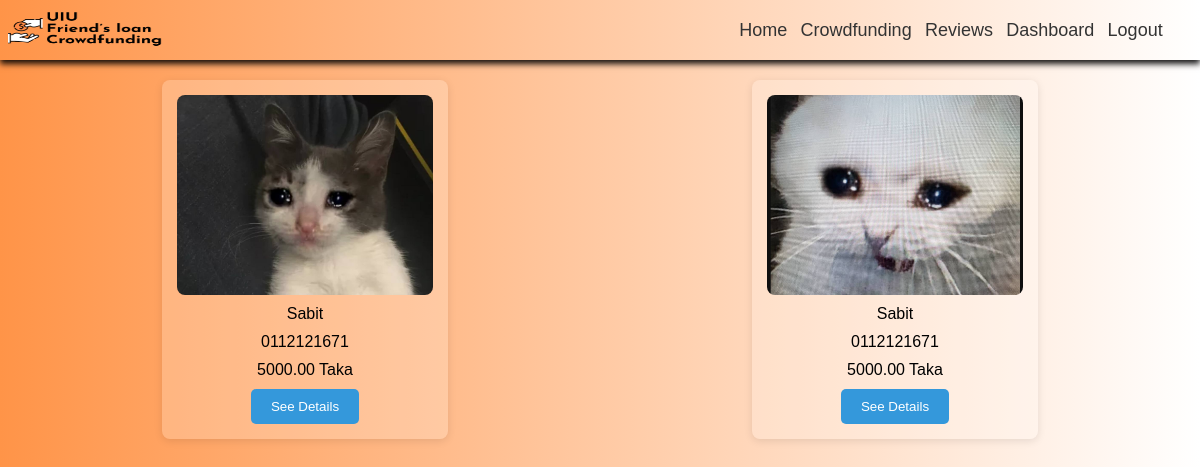
Page /loans.php (signed in) on the earlier database version.
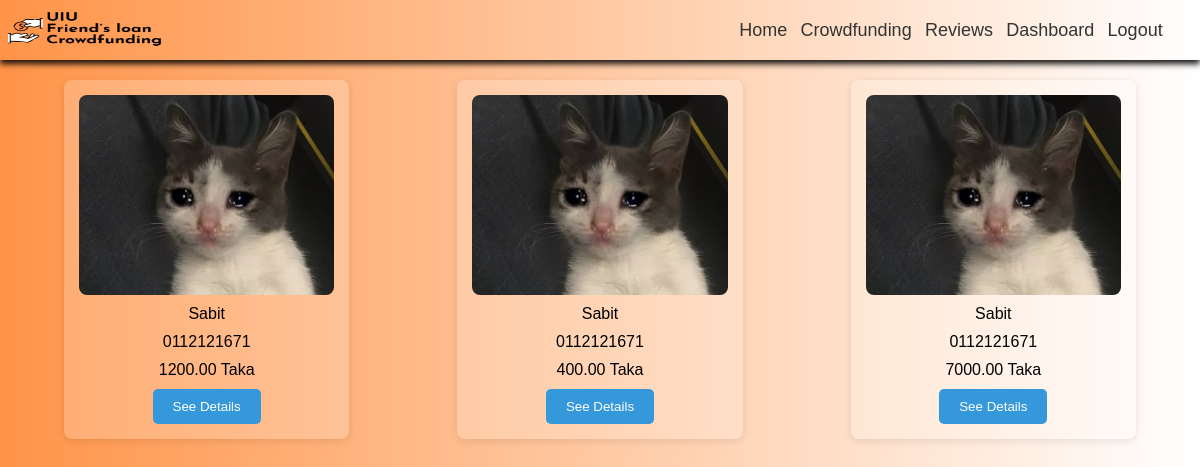
Same page on the later database version.
### tables this page shows
CREATE TABLE `loans` (
  `loan_id` int(11) NOT NULL,
  `user_id` int(11) NOT NULL,
  `amount` decimal(10,2) NOT NULL,
  `expected_return_date` date NOT NULL,
  `description` text DEFAULT NULL,
  `document` varchar(255) DEFAULT NULL,
  `status` enum('pending','approved','rejected') DEFAULT 'pending',
  `created_at` timestamp NOT NULL DEFAULT current_timestamp()
);

CREATE TABLE `users` (
  `user_id` int(11) NOT NULL,
  `username` varchar(100) NOT NULL,
  `email` varchar(100) NOT NULL,
  `password_hash` varchar(255) NOT NULL,
  `uiu_id` varchar(50) NOT NULL,
  `profile_image` varchar(255) DEFAULT NULL,
  `created_at` timestamp NOT NULL DEFAULT current_timestamp(),
  `phone` varchar(15) NOT NULL
);

### loans.php (the view, shortened to what this page needs)
<?php
$servername = "localhost";
$username = "root";
$password = "";
$dbname = "uiu-friends-loan-and-crowdfunding";
$conn = new mysqli($servername, $username, $password, $dbname);
$logged_in_user_id = $_SESSION['user_id'];
$query = "SELECT loans.loan_id, loans.amount, loans.document, loans.expected_return_date, users.username, users.uiu_id
          FROM loans
          JOIN users ON loans.user_id = users.user_id
          WHERE loans.status = 'pending' AND loans.user_id != ?";
$stmt = $conn->prepare($query);
$stmt->bind_param("i", $logged_in_user_id);
$stmt->execute();
$result = $stmt->get_result();
?>
<!DOCTYPE html>
<html lang="en">
<head>
    <link rel="stylesheet" href="css/style.css" />
</head>
<body>
    <header>
        <div>
            <img src="img/Brand Logo 1.png" alt="Brand Logo" id="logo" />
        </div>
        <nav>
            <a href="HomePage.php">Home</a>
            <a href="Donation.html" >Crowdfunding</a>
            <a href="Reviews.html">Reviews</a>
            <a href="Dashboard.html">Dashboard</a>
            <a href="login.html">Logout</a>
        </nav>
    </header>
    <main>
        <div class="loans">
            <?php
            if (mysqli_num_rows($result) > 0) {
                while ($row = mysqli_fetch_assoc($result)) {
                    echo '<div class="loan-card">';
                    echo '<img src="' . (!empty($row['document']) ? $row['document'] : 'img/Intersect.png') . '" alt="Loan Document" />';
                    echo '<p>' . htmlspecialchars($row['username']) . '</p>';
                    echo '<p>' . htmlspecialchars($row['uiu_id']) . '</p>';
                    echo '<p>' . htmlspecialchars($row['amount']) . ' Taka</p>';
                    echo '<button onclick="window.location.href=\'loan_details.php?id=' . $row['loan_id'] . '\'">See Details</button>';
                    echo '</div>';
                }
            } else {
                echo "<p>No loan requests available.</p>";
            }
            ?>
        </div>
    </main>
</body>
</html>

### css/style.css (style rules this page uses)
* { margin: 0; padding: 0; }
body { background: linear-gradient(to right, #FF9448, #FFFFFF); font-family: Arial, sans-serif; }
#logo { width: 155px; height: 65px; display: flex; justify-content: center; align-items: center; padding-left: 5%; }
header { height: 60px; width: 100%; display: flex; justify-content: center; align-items: center; flex-direction: row; justify-content: space-between; top: 0; left: 0; background-color: transparent; z-index: 1000; box-shadow: 0 4px 6px rgba(0, 0, 0, 0.9); }
nav { width: 450px; height: 60px; font-size: 18px; display: flex; justify-content: center; align-items: center; justify-content: space-evenly; padding-right: 2%; }
nav a { color: #333; text-decoration: none; }

### loans.php (style rules this page uses)
.loans { display: flex; flex-wrap: wrap; justify-content: space-around; gap: 20px; padding: 20px; }
.loan-card { width: 22%; padding: 15px; background-color: rgba(255, 255, 255, 0.2); border-radius: 8px; box-shadow: 0 2px 8px rgba(0, 0, 0, 0.1); text-align: center; transition: background-color 0.3s ease; overflow: hidden; }
.loan-card img { width: 100%; height: 200px; object-fit: cover; border-radius: 8px; margin-bottom: 10px; display: block; }
.loan-card p { font-size: 16px; margin-bottom: 10px; }
button { background-color: #3498db; color: white; border: none; padding: 10px 20px; border-radius: 5px; cursor: pointer; transition: background-color 0.3s ease; }

Differences in the rows shown:
removed loans: document (picture), user.username "Sabit", user.uiu_id "0112121671", amount "5000.00"
removed loans: document (picture), user.username "Sabit", user.uiu_id "0112121671", amount "5000.00"
added loans: document (picture), user.username "Sabit", user.uiu_id "0112121671", amount "1200.00"
added loans: document (picture), user.username "Sabit", user.uiu_id "0112121671", amount "400.00"
added loans: document (picture), user.username "Sabit", user.uiu_id "0112121671", amount "7000.00"
